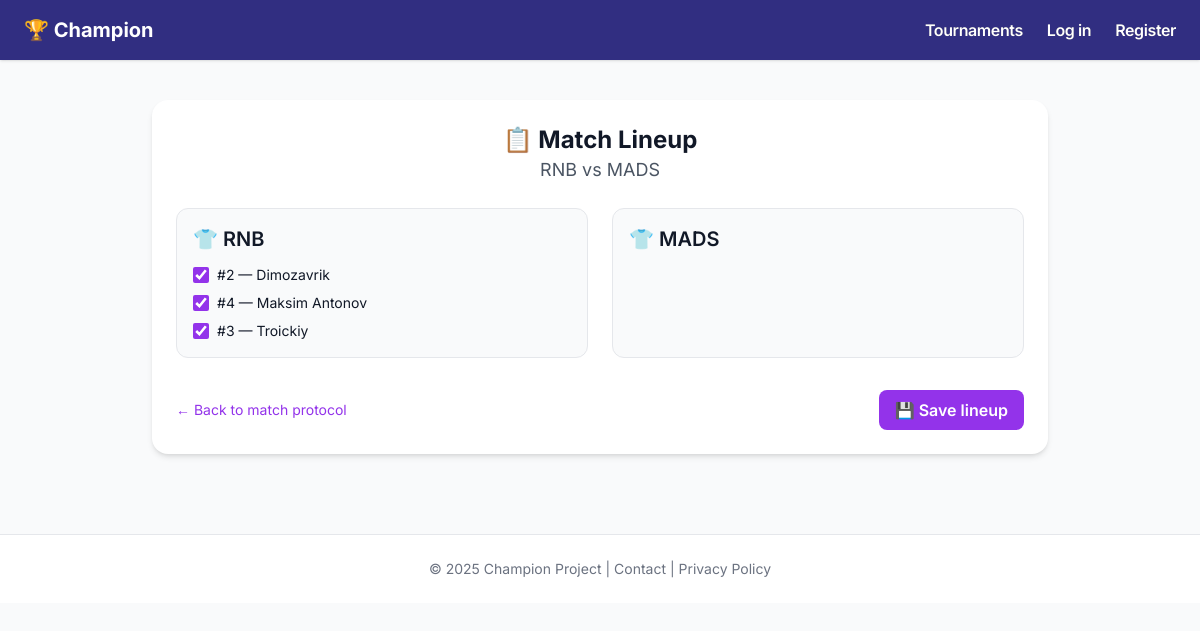
Page /match/2/lineup on the committed database.
### app/models.py (models this page shows, shortened)
class Team(db.Model):
    id = db.Column(db.Integer, primary_key=True)
    name = db.Column(db.String(100), nullable=False)
    tournament_id = db.Column(db.Integer, db.ForeignKey('tournament.id', ondelete='CASCADE', name='fk_team_tournament'), nullable=False)
    players = db.relationship('Player', backref='team', cascade='all, delete-orphan', passive_deletes=True)
    home_matches = db.relationship('Match', foreign_keys='Match.team1_id', backref='team1_alias', cascade='all, delete-orphan', passive_deletes=True)
    away_matches = db.relationship('Match', foreign_keys='Match.team2_id', backref='team2_alias', cascade='all, delete-orphan', passive_deletes=True)

class Player(db.Model):
    id = db.Column(db.Integer, primary_key=True)
    name = db.Column(db.String(100), nullable=False)
    number = db.Column(db.Integer)
    team_id = db.Column(db.Integer, db.ForeignKey('team.id', ondelete='CASCADE', name='fk_player_team'), nullable=False)

### app/routes.py (the view, shortened to what this page needs)
@app.route('/match/<int:match_id>/lineup', methods=['GET', 'POST'])
def match_lineup(match_id):
    match = Match.query.get_or_404(match_id)
    players_team1 = Player.query.filter_by(team_id=match.team1_id).all()
    players_team2 = Player.query.filter_by(team_id=match.team2_id).all()
    selected_lineups = Lineup.query.filter_by(match_id=match.id).all()
    selected_ids_team1 = {l.player_id for l in selected_lineups if l.team_id == match.team1_id}
    selected_ids_team2 = {l.player_id for l in selected_lineups if l.team_id == match.team2_id}
    return render_template('lineup.html',
                           match=match,
                           players_team1=players_team1,
                           players_team2=players_team2,
                           selected_ids_team1=selected_ids_team1,
                           selected_ids_team2=selected_ids_team2)

### app/__init__.py (called while the page is built)
@app.context_processor
def inject_translations():
    return dict(_=_)

### app/templates/lineup.html (shortened to what this page needs)
{% extends "base.html" %}
{% block content %}
<div class="max-w-4xl mx-auto bg-white p-6 rounded-2xl shadow-md space-y-6">
  <div class="text-center">
    <h1 class="text-2xl font-bold">📋 {{ _('Match Lineup') }}</h1>
    <h2 class="text-lg text-gray-600">{{ match.team1.name }} vs {{ match.team2.name }}</h2>
  </div>
  <form method="post" class="space-y-8">
    <div class="grid grid-cols-1 md:grid-cols-2 gap-6">
      <div class="bg-gray-50 p-4 rounded-xl border">
        <h3 class="text-xl font-semibold mb-3">👕 {{ match.team1.name }}</h3>
        <ul class="space-y-2">
          {% for player in players_team1 %}
          <li class="flex items-center space-x-2">
            <input type="checkbox" name="players" value="{{ player.id }}"
              {% if player.id in selected_ids_team1 %}checked{% endif %}
              class="accent-purple-600 w-4 h-4">
            <label class="text-sm">#{{ player.number }} — {{ player.name }}</label>
          </li>
          {% endfor %}
        </ul>
      </div>
      <div class="bg-gray-50 p-4 rounded-xl border">
        <h3 class="text-xl font-semibold mb-3">👕 {{ match.team2.name }}</h3>
      </div>
    </div>
    <div class="flex justify-between items-center">
      <a href="{{ url_for('match_protocol', match_id=match.id) }}"
         class="text-purple-600 hover:underline text-sm">← {{ _('Back to match protocol') }}</a>
      <button type="submit"
              class="bg-purple-600 hover:bg-purple-700 text-white font-semibold py-2 px-4 rounded-lg transition">
        💾 {{ _('Save lineup') }}
      </button>
    </div>
  </form>
</div>
{% endblock %}

### app/templates/base.html (style rules this page uses)
body { font-family: 'Inter', sans-serif; -webkit-font-smoothing: antialiased; -moz-osx-font-smoothing: grayscale; }

### rows in the picture
Team: team1.name "RNB"
Team: team2.name "MADS"
Player: players "☑", number "2", name "Dimozavrik"
Player: players "☑", number "4", name "Maksim Antonov"
Player: players "☑", number "3", name "Troickiy"
